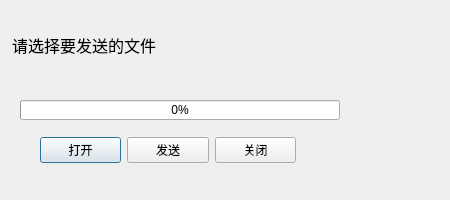
<?xml version="1.0" encoding="UTF-8"?>
<ui version="4.0">
 <class>FileSender</class>
 <widget class="QDialog" name="FileSender">
  <property name="geometry">
   <rect>
    <x>0</x>
    <y>0</y>
    <width>450</width>
    <height>200</height>
   </rect>
  </property>
  <property name="minimumSize">
   <size>
    <width>450</width>
    <height>200</height>
   </size>
  </property>
  <property name="maximumSize">
   <size>
    <width>450</width>
    <height>200</height>
   </size>
  </property>
  <property name="windowTitle">
   <string>发送方</string>
  </property>
  <property name="layoutDirection">
   <enum>Qt::LeftToRight</enum>
  </property>
  <widget class="QLabel" name="serverStatusLabel">
   <property name="geometry">
    <rect>
     <x>12</x>
     <y>10</y>
     <width>391</width>
     <height>70</height>
    </rect>
   </property>
   <property name="font">
    <font>
     <pointsize>12</pointsize>
    </font>
   </property>
   <property name="text">
    <string>请选择要发送的文件</string>
   </property>
  </widget>
  <widget class="QProgressBar" name="progressBar">
   <property name="geometry">
    <rect>
     <x>20</x>
     <y>100</y>
     <width>320</width>
     <height>20</height>
    </rect>
   </property>
   <property name="minimumSize">
    <size>
     <width>320</width>
     <height>20</height>
    </size>
   </property>
   <property name="maximumSize">
    <size>
     <width>320</width>
     <height>20</height>
    </size>
   </property>
   <property name="value">
    <number>0</number>
   </property>
  </widget>
  <widget class="QWidget" name="layoutWidget">
   <property name="geometry">
    <rect>
     <x>40</x>
     <y>137</y>
     <width>256</width>
     <height>27</height>
    </rect>
   </property>
   <layout class="QHBoxLayout" name="horizontalLayout">
    <item>
     <widget class="QPushButton" name="serverOpenBtn">
      <property name="minimumSize">
       <size>
        <width>80</width>
        <height>25</height>
       </size>
      </property>
      <property name="text">
       <string>打开</string>
      </property>
     </widget>
    </item>
    <item>
     <widget class="QPushButton" name="serverSendBtn">
      <property name="minimumSize">
       <size>
        <width>80</width>
        <height>25</height>
       </size>
      </property>
      <property name="text">
       <string>发送</string>
      </property>
     </widget>
    </item>
    <item>
     <widget class="QPushButton" name="serverCloseBtn">
      <property name="minimumSize">
       <size>
        <width>80</width>
        <height>25</height>
       </size>
      </property>
      <property name="text">
       <string>关闭</string>
      </property>
     </widget>
    </item>
   </layout>
  </widget>
 </widget>
 <resources/>
 <connections/>
</ui>
